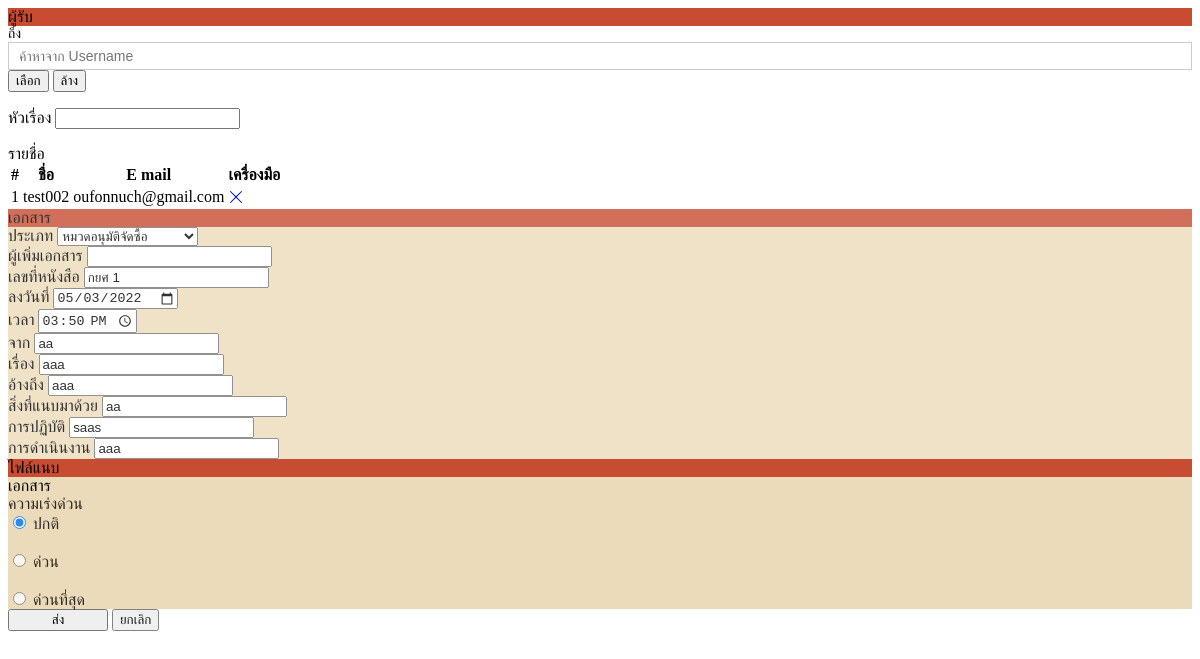
The page /send_mail.php?doc_id=22 on the database its author committed.
### tables this page shows
CREATE TABLE `send_mail` (
  `send_mail_id` int(11) NOT NULL,
  `user_id` int(11) NOT NULL,
  `doc_id` int(11) NOT NULL,
  `doc_status_id` int(2) NOT NULL DEFAULT 1,
  `doc_traffic_id` int(11) NOT NULL DEFAULT 1
);

CREATE TABLE `user` (
  `user_id` int(11) NOT NULL,
  `user_username` varchar(50) NOT NULL,
  `user_password` varchar(50) NOT NULL,
  `user_name` varchar(30) NOT NULL,
  `user_lineid` varchar(30) NOT NULL,
  `user_email` varchar(100) NOT NULL,
  `user_tel` varchar(10) NOT NULL,
  `post_id` int(11) NOT NULL,
  `dept_id` int(11) NOT NULL,
  `level_id` int(11) NOT NULL
);

CREATE TABLE `document` (
  `doc_id` int(11) NOT NULL,
  `doc_type_id` int(11) NOT NULL,
  `user_id` int(11) NOT NULL,
  `doc_book_number` varchar(30) NOT NULL,
  `doc_date` varchar(15) NOT NULL,
  `doc_time` varchar(10) NOT NULL,
  `doc_from` varchar(30) NOT NULL,
  `doc_topic` varchar(150) NOT NULL,
  `doc_refer_to` varchar(30) NOT NULL,
  `doc_attach` varchar(20) NOT NULL,
  `doc_handle` varchar(30) NOT NULL,
  `doc_action` varchar(30) NOT NULL,
  `doc_urgency` varchar(50) NOT NULL,
  `doc_status` varchar(20) NOT NULL,
  `doc_traffic_id` int(11) NOT NULL,
  `doc_des` varchar(255) NOT NULL,
  `doc_to` varchar(50) NOT NULL
);

### send_mail.php (the view, shortened to what this page needs)
<?php
$doc_id = $_GET['doc_id'];
$sql = "SELECT * FROM `document` WHERE `doc_id` = $doc_id";
$result = mysqli_query($conn, $sql);
$row = mysqli_fetch_assoc($result);
$user_id = $row['user_id'];
$sql_user = "SELECT * FROM `user` WHERE `user_id` = $user_id";
$result_user =  mysqli_query($conn, $sql_user);
$row_user = mysqli_fetch_assoc($result_user);
$user_name = $row_user['user_name'];
?><style>
<div class="row">
    <div class="col-12 fs-4 text-center text-white " style="background-color:#C84C32;">ผู้รับ</div>
    <div class="col-6 shadow p-3 mb-5 bg-white">
        <div class="row">
            <div class="col-12 md-2 d-flex">
                <div class="row">
                    <form action="backend/admin/add_user_for_mail.php" method="post" class="col-12">
                        <div class="row">
                            <div class="col-12">
                                <div class="search-box">
                                    <label for="to" class="col-form-label">ถึง</label>
                                    <input type="text" class="form-control" autocomplete="off" name="to" id="to" placeholder="ค้าหาจาก Username" aria-describedby="basic-addon2" />
                                </div>
                            </div>
                            <div class="col-12 md-2 mt-3 d-flex justify-content-end">
                                <button class="btn btn-primary m-1" type="submit" id="button-addon2">เลือก</button>
                                <button class=" btn btn-outline-danger m-1" type="reset" id="button-addon2">ล้าง</button>
                            </div>
                        </div>
                    </form>
                </div>
            </div>
            <form class="needs-validation" action="#" method="post" enctype="multipart/form-data" novalidate>
                <div class="col-12 md-2 mb-1">
                    <label for="subject" class="col-form-label">หัวเรื่อง</label>
                    <input type="text" name="subject" id="subject" class="form-control">
                </div>
        </div>
    </div>
    <div class="col-6 shadow p-3 mb-5 bg-white">
        <div class="col-12">
            <label for="list" class="col-form-label">รายชื่อ</label>
        </div>
        <div class="col-12">
            <div class="row">
                <div class="col-12 table-responsive border">
                    <?php
                    $send_mail = "SELECT * FROM `send_mail` WHERE `doc_id` = $doc_id";
                    $qry_send_mail = mysqli_query($conn, $send_mail);
                    $i = 1;
                    $user_email = array();
                    $send_email_id = array();
                    if (mysqli_num_rows($qry_send_mail) > 0) { ?>
                        <table class="table table-striped table-sm">
                            <thead>
                                <tr>
                                    <th>#</th>
                                    <th>ชื่อ</th>
                                    <th>E mail</th>
                                    <th>เครื่องมือ</th>
                                </tr>
                            </thead>
                            <tbody class="fs-6">
                                <?php while ($row_send_mail = mysqli_fetch_assoc($qry_send_mail)) {
                                    $sm_user_id =  $row_send_mail['user_id'];
                                    $sql_get_username = "SELECT * FROM `user` WHERE `user_id` = $sm_user_id";
                                    $sm_username = mysqli_fetch_assoc(mysqli_query($conn, $sql_get_username))['user_username'];
                                    $sm_email = mysqli_fetch_assoc(mysqli_query($conn, $sql_get_username))['user_email'];
                                    array_push($user_email, $sm_email);
                                    array_push($send_email_id, $row_send_mail['send_mail_id']);
                                ?>
                                    <tr>
                                        <td><?php echo $i; ?></td>
                                        <td><?php echo $sm_username; ?></td>
                                        <td><?php echo $sm_email; ?></td>
                                        <td class="text-center">
                                            <a href="backend/admin/del_user_send.php?doc_id=<?php echo $row_send_mail['doc_id'] ?>&send_mail_id=<?php echo $row_send_mail['send_mail_id'] ?>">
                                            </a>
                                        </td>
                                    </tr>
                                <?php
                                    $i++;
                                } ?>
                            </tbody>
                        </table>
                    <?php
                    } else {
                        echo "<div class='fw-6 fw-bold text-center mt-3'> ไม่พบการส่งหนังสือ </div>";
                    }
                    ?>
                </div>
            </div>
        </div>
    </div>
    <div class=" col-8 p-1 shadow p-3 mb-5 bg-white" style="background-color: #ECDBBA;pointer-events: none;opacity: 0.8;">
        <div class="col-12 fs-4 text-center text-white " style="background-color:#C84C32;">เอกสาร</div>
        <div class="row">
            <div class="col-6 md-2 ">
                <label for="category" class="col-form-label">ประเภท</label>
                <select id="category" name="category" class="form-select form-control">
                    <?php
                    $sql_doc_type = "SELECT * FROM `doc_type`";
                    $result_doc_type = mysqli_query($conn, $sql_doc_type);
                    while ($row_doc_type = mysqli_fetch_assoc($result_doc_type)) {
                    ?>
                        <option><?php echo $row_doc_type['doc_type'] ?></option>
                    <?php } ?>
                </select>
            </div>
            <div class="col-6 md-2">
                <label for="id" class="col-form-label">ผู้เพิ่มเอกสาร</label>
                <input type="text" name="id" id="id" class="form-control" value="<?php echo $user_name ?>" required>
            </div>
            <div class="col-6 md-2">
                <label for="no" class="col-form-label">เลขที่หนังสือ</label>
                <input type="text" name="no" id="no" class="form-control" value="<?php echo $row['doc_book_number'] ?>" required>
            </div>
            <div class="col-3 md-2">
                <label for="date" class="col-form-label">ลงวันที่</label>
                <input type="date" name="date" id="date" class="form-control" value="<?php echo $row['doc_date'] ?>" required>
            </div>
            <div class="col-3 md-2">
                <label for="time" class="col-form-label">เวลา</label>
                <input type="time" name="time" id="time" class="form-control" value="<?php echo $row['doc_time'] ?>" required>
            </div>
            <div class="col-12">
                <label for="from" class="col-form-label">จาก</label>
                <input type="text" name="from" id="from" class="form-control" value="<?php echo $row['doc_from'] ?>" required>
            </div>
            <div class="col-12">
                <label for="topic" class="col-form-label">เรื่อง</label>
                <input type="text" name="topic" id="topic" class="form-control" value="<?php echo $row['doc_topic'] ?>" required>
            </div>
            <div class="col-4 md-2">
                <label for="refer_to" class="col-form-label">อ้างถึง</label>
                <input type="text" name="refer_to" id="refer_to" class="form-control" value="<?php echo $row['doc_refer_to'] ?>" required>
            </div>
            <div class="col-8 md-2">
                <label for="att" class="col-form-label">สิ่งที่แนบมาด้วย</label>
                <input type="text" name="att" id="att" class="form-control" value="<?php echo $row['doc_attach'] ?>" required>
            </div>
            <div class="col-5 md-2">
                <label for="action" class="col-form-label">การปฏิบัติ</label>
                <input type="text" name="action" id="action" class="form-control" value="<?php echo $row['doc_handle'] ?>" required>
            </div>
            <div class="col-7 md-2">
                <label for="handle" class="col-form-label">การดำเนินงาน</label>
                <input type="text" name="handle" id="handle" class="form-control" value="<?php echo $row['doc_action'] ?>" required>
            </div>
        </div>
    </div>
    <div class="col-4 shadow p-3 mb-5 bg-white" style="background-color: #ECDBBA;">
        <div class="col-12 fs-4 text-center text-white " style=" background-color:#C84C32;">ไฟล์แนบ</div>
        <label class="md-3">เอกสาร</label>
        <div class="col-12" style="pointer-events: none;opacity: 0.8;">
            <label for="urgency" class="col-form-label">ความเร่งด่วน</label>
            <br>
            <div class="form-check form-check-inline">
                <input class="form-check-input" type="radio" name="urgency" id="inlineRadio1" value="urgen_normal" checked>
                <label class="form-check-label" for="inlineRadio1">ปกติ</label>
            </div>
            <br>
            <div class="form-check form-check-inline">
                <input class="form-check-input" type="radio" name="urgency" id="inlineRadio2" value="urgen">
                <label class="form-check-label" for="inlineRadio2">ด่วน</label>
            </div>
            <br>
            <div class="form-check form-check-inline">
                <input class="form-check-input" type="radio" name="urgency" id="inlineRadio3" value="urgen_ASAP">
                <label class="form-check-label" for="inlineRadio3">ด่วนที่สุด</label>
            </div>
        </div>
    </div>
    <div class="d-flex justify-content-center mt-3">
        <button class="btn btn-primary rounded-pill me-3" name="submit" style="width:100px" type="submit">ส่ง</button>
        <button class="btn btn-danger rounded-pill" style="opacity: 0.9;" onclick="window.location.href='?q=send&page=1'" type="button">ยกเลิก</button>
    </div>
</div>

### send_mail.php (style rules this page uses)
.search-box { width: 100%; position: relative; display: inline-block; font-size: 14px; }
.search-box input[type="text"] { padding: 5px 10px; border: 1px solid #CCCCCC; font-size: 14px; }
.search-box input[type="text"], .result { width: 100%; box-sizing: border-box; }

### rows shown on the page
send_mail: user.user_username "test002", user.user_email "oufonnuch@gmail.com"
document: no "กยศ 1", date "05/03/2022", time "15:50", from "aa", topic "aaa", refer_to "aaa", att "aa", action "saas", handle "aaa"

### other values the page prints
form field category "หมวดอนุมัติจัดซื้อ"
